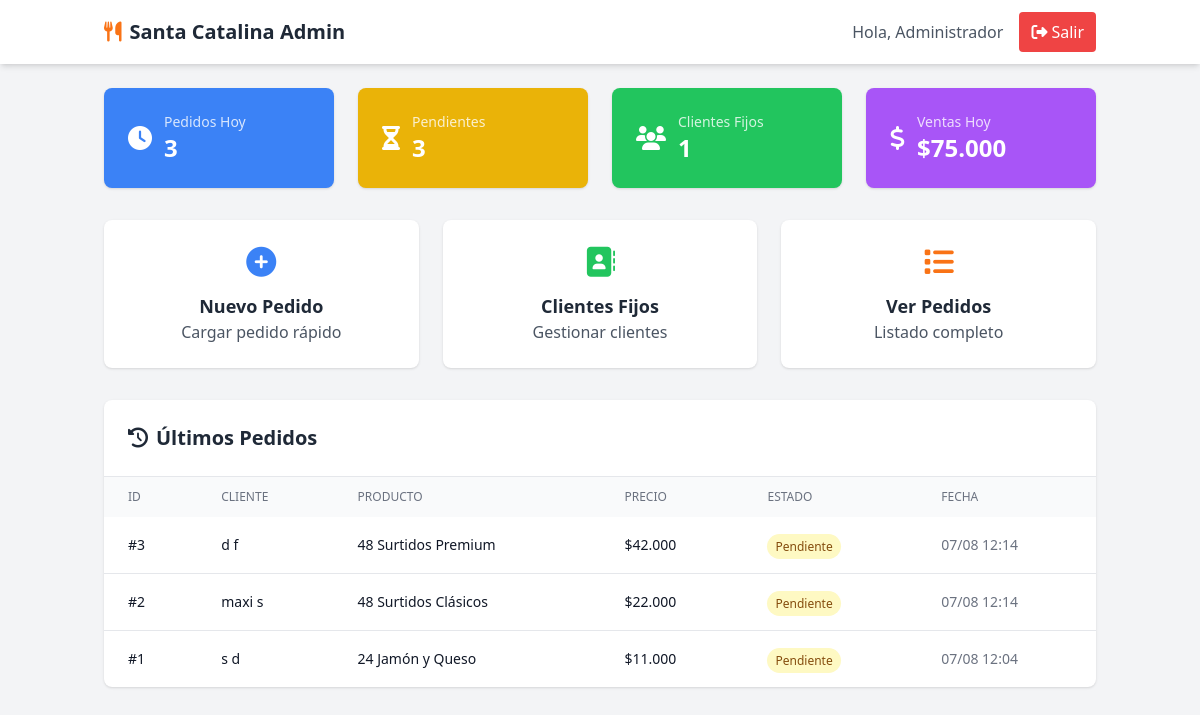
The page /admin/index.php (signed in) on the database as committed earlier.
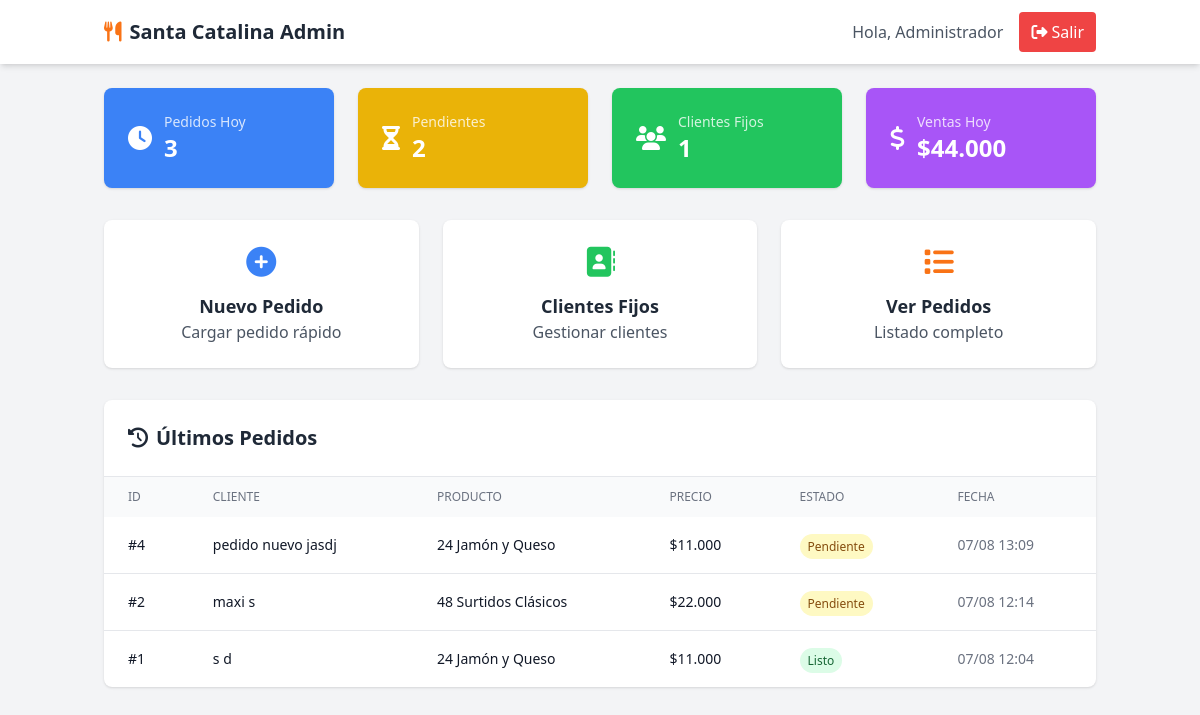
The same page on the database as committed later.
### tables this page shows
CREATE TABLE `pedidos` (
  `id` int(11) NOT NULL,
  `nombre` varchar(100) NOT NULL,
  `apellido` varchar(100) NOT NULL,
  `telefono` varchar(20) NOT NULL,
  `direccion` text DEFAULT NULL,
  `producto` varchar(100) NOT NULL,
  `cantidad` int(11) NOT NULL,
  `precio` decimal(10,2) NOT NULL,
  `forma_pago` enum('Efectivo','Transferencia') DEFAULT 'Efectivo',
  `modalidad` enum('Retira','Delivery') DEFAULT 'Retira',
  `estado` enum('Pendiente','Preparando','Listo','Entregado') DEFAULT 'Pendiente',
  `observaciones` text DEFAULT NULL,
  `cliente_fijo_id` int(11) DEFAULT NULL,
  `impreso` tinyint(1) DEFAULT 0,
  `created_at` timestamp NULL DEFAULT current_timestamp(),
  `updated_at` timestamp NULL DEFAULT current_timestamp() ON UPDATE current_timestamp(),
  `fecha_entrega` date DEFAULT NULL COMMENT 'Fecha para cuando es el pedido',
  `hora_entrega` time DEFAULT NULL COMMENT 'Hora para cuando es el pedido',
  `notas_horario` text DEFAULT NULL COMMENT 'Observaciones sobre horario/entrega',
  `fecha_pedido` datetime DEFAULT current_timestamp() COMMENT 'Cuándo se tomó el pedido (puede ser diferente de created_at para casos especiales)',
  `prioridad` enum('normal','prioridad','urgente') DEFAULT 'normal' COMMENT 'Prioridad manual asignada por admin',
  `prioridad_notas` text DEFAULT NULL COMMENT 'Notas sobre por qué se asignó esta prioridad',
  `es_personalizado_complejo` tinyint(1) DEFAULT 0 COMMENT 'Si usa la tabla pedido_detalles para precios mixtos'
);

### admin/config.php (called while the page is built, shortened)
<?php
function formatPrice($price) {
    return '$' . number_format($price, 0, ',', '.');
}
?>

### admin/index.php (the view, shortened to what this page needs)
<?php
require_once 'config.php';
$pdo = getConnection();
$stats = [
    'pedidos_hoy' => $pdo->query("SELECT COUNT(*) FROM pedidos WHERE DATE(created_at) = CURDATE()")->fetchColumn(),
    'pedidos_pendientes' => $pdo->query("SELECT COUNT(*) FROM pedidos WHERE estado = 'Pendiente'")->fetchColumn(),
    'clientes_fijos' => $pdo->query("SELECT COUNT(*) FROM clientes_fijos WHERE activo = 1")->fetchColumn(),
    'ventas_hoy' => $pdo->query("SELECT COALESCE(SUM(precio), 0) FROM pedidos WHERE DATE(created_at) = CURDATE()")->fetchColumn()
];
$ultimos_pedidos = $pdo->query("
    SELECT id, nombre, apellido, producto, precio, estado, created_at
    FROM pedidos
    ORDER BY created_at DESC
    LIMIT 5
")->fetchAll();
?>
<!DOCTYPE html>
<html lang="es">
<head>
    <script src="https://cdn.tailwindcss.com"></script>
    <link rel="stylesheet" href="https://cdnjs.cloudflare.com/ajax/libs/font-awesome/6.4.0/css/all.min.css">
</head>
<body class="bg-gray-100">
    <header class="bg-white shadow-md">
        <div class="container mx-auto px-4 py-3 flex justify-between items-center">
            <h1 class="text-xl font-bold text-gray-800">
                <i class="fas fa-utensils text-orange-500 mr-2"></i><?= APP_NAME ?>
            </h1>
            <div class="flex items-center space-x-4">
                <span class="text-gray-600">Hola, <?= $_SESSION['admin_name'] ?></span>
                <a href="logout.php" class="bg-red-500 hover:bg-red-600 text-white px-3 py-2 rounded">
                    <i class="fas fa-sign-out-alt mr-1"></i>Salir
                </a>
            </div>
        </div>
    </header>
    <main class="container mx-auto px-4 py-6">
        <div class="grid grid-cols-1 md:grid-cols-2 lg:grid-cols-4 gap-6 mb-8">
            <div class="bg-blue-500 text-white p-6 rounded-lg shadow">
                <div class="flex items-center">
                    <i class="fas fa-clock text-2xl mr-3"></i>
                    <div>
                        <p class="text-sm opacity-80">Pedidos Hoy</p>
                        <p class="text-2xl font-bold"><?= $stats['pedidos_hoy'] ?></p>
                    </div>
                </div>
            </div>
            <div class="bg-yellow-500 text-white p-6 rounded-lg shadow">
                <div class="flex items-center">
                    <i class="fas fa-hourglass-half text-2xl mr-3"></i>
                    <div>
                        <p class="text-sm opacity-80">Pendientes</p>
                        <p class="text-2xl font-bold"><?= $stats['pedidos_pendientes'] ?></p>
                    </div>
                </div>
            </div>
            <div class="bg-green-500 text-white p-6 rounded-lg shadow">
                <div class="flex items-center">
                    <i class="fas fa-users text-2xl mr-3"></i>
                    <div>
                        <p class="text-sm opacity-80">Clientes Fijos</p>
                        <p class="text-2xl font-bold"><?= $stats['clientes_fijos'] ?></p>
                    </div>
                </div>
            </div>
            <div class="bg-purple-500 text-white p-6 rounded-lg shadow">
                <div class="flex items-center">
                    <i class="fas fa-dollar-sign text-2xl mr-3"></i>
                    <div>
                        <p class="text-sm opacity-80">Ventas Hoy</p>
                        <p class="text-2xl font-bold"><?= formatPrice($stats['ventas_hoy']) ?></p>
                    </div>
                </div>
            </div>
        </div>
        <div class="grid grid-cols-1 md:grid-cols-3 gap-6 mb-8">
            <a href="modules/pedidos/crear_pedido.php" class="bg-white p-6 rounded-lg shadow hover:shadow-lg transition block text-center">
                <i class="fas fa-plus-circle text-3xl text-blue-500 mb-3"></i>
                <h3 class="text-lg font-semibold text-gray-800">Nuevo Pedido</h3>
                <p class="text-gray-600">Cargar pedido rápido</p>
            </a>
            <a href="modules/clientes/lista_clientes.php" class="bg-white p-6 rounded-lg shadow hover:shadow-lg transition block text-center">
                <i class="fas fa-address-book text-3xl text-green-500 mb-3"></i>
                <h3 class="text-lg font-semibold text-gray-800">Clientes Fijos</h3>
                <p class="text-gray-600">Gestionar clientes</p>
            </a>
            <a href="modules/pedidos/ver_pedidos.php" class="bg-white p-6 rounded-lg shadow hover:shadow-lg transition block text-center">
                <i class="fas fa-list text-3xl text-orange-500 mb-3"></i>
                <h3 class="text-lg font-semibold text-gray-800">Ver Pedidos</h3>
                <p class="text-gray-600">Listado completo</p>
            </a>
        </div>
        <div class="bg-white rounded-lg shadow">
            <div class="p-6 border-b">
                <h2 class="text-xl font-semibold text-gray-800">
                    <i class="fas fa-history mr-2"></i>Últimos Pedidos
                </h2>
            </div>
            <div class="overflow-x-auto">
                <table class="min-w-full">
                    <thead class="bg-gray-50">
                        <tr>
                            <th class="px-6 py-3 text-left text-xs font-medium text-gray-500 uppercase">ID</th>
                            <th class="px-6 py-3 text-left text-xs font-medium text-gray-500 uppercase">Cliente</th>
                            <th class="px-6 py-3 text-left text-xs font-medium text-gray-500 uppercase">Producto</th>
                            <th class="px-6 py-3 text-left text-xs font-medium text-gray-500 uppercase">Precio</th>
                            <th class="px-6 py-3 text-left text-xs font-medium text-gray-500 uppercase">Estado</th>
                            <th class="px-6 py-3 text-left text-xs font-medium text-gray-500 uppercase">Fecha</th>
                        </tr>
                    </thead>
                    <tbody class="divide-y divide-gray-200">
                        <?php if (empty($ultimos_pedidos)): ?>
                            <tr>
                                <td colspan="6" class="px-6 py-4 text-center text-gray-500">
                                    No hay pedidos registrados
                                </td>
                            </tr>
                        <?php else: ?>
                            <?php foreach ($ultimos_pedidos as $pedido): ?>
                                <tr class="hover:bg-gray-50">
                                    <td class="px-6 py-4 text-sm font-medium text-gray-900">
                                        #<?= $pedido['id'] ?>
                                    </td>
                                    <td class="px-6 py-4 text-sm text-gray-900">
                                        <?= htmlspecialchars($pedido['nombre'] . ' ' . $pedido['apellido']) ?>
                                    </td>
                                    <td class="px-6 py-4 text-sm text-gray-900">
                                        <?= htmlspecialchars($pedido['producto']) ?>
                                    </td>
                                    <td class="px-6 py-4 text-sm text-gray-900">
                                        <?= formatPrice($pedido['precio']) ?>
                                    </td>
                                    <td class="px-6 py-4">
                                        <?php
                                        $estado_color = [
                                            'Pendiente' => 'bg-yellow-100 text-yellow-800',
                                            'Preparando' => 'bg-blue-100 text-blue-800',
                                            'Listo' => 'bg-green-100 text-green-800',
                                            'Entregado' => 'bg-gray-100 text-gray-800'
                                        ];
                                        ?>
                                        <span class="px-2 py-1 text-xs font-medium rounded-full <?= $estado_color[$pedido['estado']] ?? 'bg-gray-100 text-gray-800' ?>">
                                            <?= $pedido['estado'] ?>
                                        </span>
                                    </td>
                                    <td class="px-6 py-4 text-sm text-gray-500">
                                        <?= date('d/m H:i', strtotime($pedido['created_at'])) ?>
                                    </td>
                                </tr>
                            <?php endforeach; ?>
                        <?php endif; ?>
                    </tbody>
                </table>
            </div>
        </div>
    </main>
</body>
</html>

Rows that differ between the two databases and show on the page:
removed pedidos: id "3", nombre+apellido "d f", producto "48 Surtidos Premium", precio "$42.000", estado "Pendiente", created_at "07/08 12:14"
added pedidos: id "4", nombre+apellido "pedido nuevo jasdj", producto "24 Jamón y Queso", precio "$11.000", estado "Pendiente", created_at "07/08 13:09"
changed pedidos id 1: estado "Pendiente" → "Listo"
Other text that changed with them:
$stats['pedidos_pendientes']: "3" → "2"
formatPrice($stats['ventas_hoy']): "$75.000" → "$44.000"
